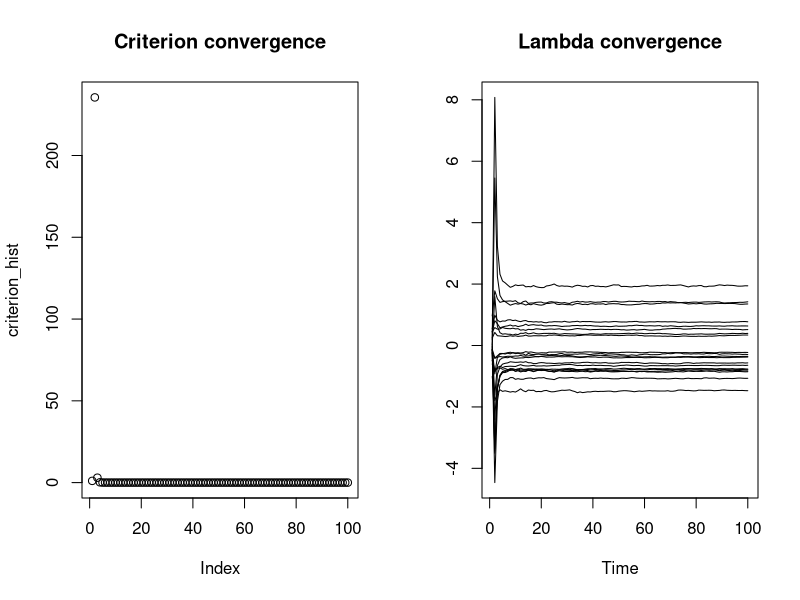
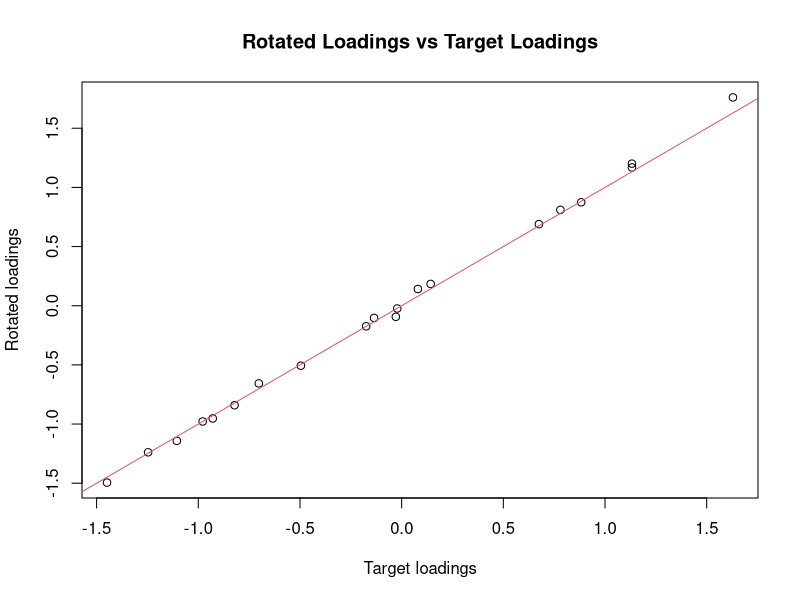

The R script that drew these images, in order:
## ---- chunk 1



# Generate data from the model
generator <- function(n, Lambda, phi, Z=NULL){
  p <- nrow(Lambda)
  q <- ncol(Lambda)
  
  # if Z is not given, we generate it
  if (is.null(Z)) {
    Z <- matrix(rnorm(n*q), n, q)
  }
  
  # compute the linear predictor
  linpred <- Z %*% t(Lambda)
  
  # generate noise
  noise <- matrix(rnorm(n*p), n, p) %*% diag(1/phi) # this is a bad implementation but illustrates well
  # generate observations
  
  Y <- linpred + noise
  
  return(list(Y=Y, Z=Z))
}

# Estimate Z from the data and current estimate of Lambda and phi

Z_estimator <- function(Y, Lambda, phi) {
  Z_hat = Y %*% diag(1/phi) %*% Lambda %*% solve(t(Lambda) %*% diag(1/phi) %*% Lambda) # this is a bad implementation but illustrates well
  return(Z_hat)
}

# compute the random gradient

random_gradient <- function(Y, Lambda, phi) {
  n <- nrow(Y)
  p <- nrow(Lambda)
  q <- ncol(Lambda)
  
  # generate data from the model at current estimate Lambda and phi. this is used to estimate the expectation
  data_gen <- generator(n, Lambda, phi)
  Y_gen <- data_gen$Y
  
  # for both Y and Y_gen, compute Zhat and Zhat_gen
  Zhat <- Z_estimator(Y, Lambda, phi)
  Zhat_gen <- Z_estimator(Y_gen, Lambda, phi)
  
  # compute the gradient for Lambda
  gradient <- (t(Y) %*% Zhat - t(Y_gen) %*% Zhat_gen)/n
  
  return(gradient)
}
## ---- chunk 2

# Dimensional setting
n <- 1000
p <- 10
q <- 2

# True parameters
Lambda_0 <- matrix(rnorm(p*q), p, q)
phi_0 <- rep(1, p)

# True data
data_0 <- generator(n, Lambda_0, phi_0)
Y_0 <- data_0$Y
SY <- t(Y_0) %*% Y_0 / n

# Initialize model parameters
Lambda <- matrix(rnorm(p*q), p, q) # random initalization...
phi <- phi_0 # assumed known

# Define a convergence criterion
compute_criterion <- function(SY, Lambda, phi) {
  # We take the Frobenius' norm of the difference between the observed covariance against its expectation
  mean((Lambda %*% t(Lambda) + diag(phi) - SY)^2) # This is computationally bad and should never be computed in production.
}


# Stochastic approximation Algorithm
num_iterations = 100
Lambda_hist <- matrix(nrow=num_iterations, ncol=p*q) # storing the values of Lambda at each iteration.
criterion_hist <- rep(NA, num_iterations)

for (i in 1:num_iterations) {
  gradient <- random_gradient(data_0$Y, Lambda, phi)
  Lambda <- Lambda + 1/sqrt(i) * gradient  # notice the diminishing step size
  # Compute the criterion
  criterion <- compute_criterion(SY, Lambda, phi)
  
  # Store the iteration results
  Lambda_hist[i,] <- as.vector(Lambda)
  criterion_hist[i] <- criterion
}

# plotting the results
par(mfrow=c(1,2))
plot(criterion_hist, main="Criterion convergence")
ts.plot(Lambda_hist, main="Lambda convergence")
par(mfrow=c(1,1))
## ---- chunk 3
library(psych) # make sure to install it first

rotate_and_plot_loadings <- function(Lambda, Lambda_target) {
  Lambda_rotated <- psych::Procrustes(Lambda, Lambda_target)$loadings
  plot(Lambda_target, Lambda_rotated, main="Rotated Loadings vs Target Loadings", xlab="Target loadings", ylab="Rotated loadings")
  abline(0,1,col=2)
}

rotate_and_plot_loadings(Lambda, Lambda_0)

